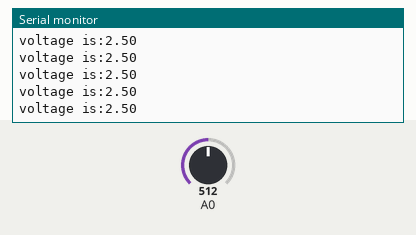
The sketch below on a simulated Arduino Uno, built with avr-gcc and run on an emulated ATmega328P. Shown: the last lines printed to the serial monitor. Inputs (shaded band) come from the test bench; at power-on: A0 = 512.

Above: at 1.2 s.
1.3 s: A0 set to 716
At 2.4 s:
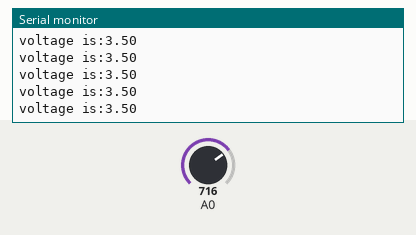
4.3 s: A0 set to 900
At 5.1 s:
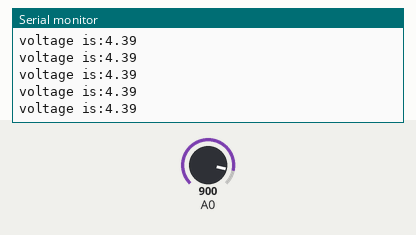
Timing chart, 0 to 7.3 s (numbered marks = the images above; inputs shaded):
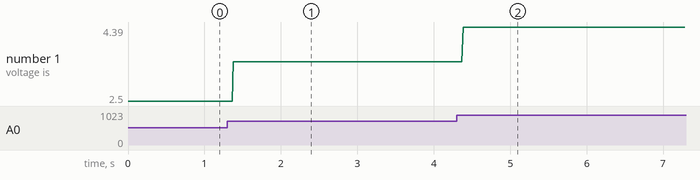

Measured:
- after the input at 1.3 s, the serial monitor: prints a new line after 0.08 s (image 1)
- after the input at 4.3 s, the serial monitor: prints a new line after 0.09 s (image 2)
- plotted number 1: 2.5 → 3.5 after the input at 1.3 s, 3.5 → 4.39 after the input at 4.3 s

The sketch:

volt_meter__1_.ino
```cpp
float vol=0;
int input=0;
void setup()
{
  pinMode(A0,INPUT);
  Serial.begin(9600); // starting the Serial Monitor

}
void loop()
{
  input=analogRead(A0); //analogRead function is used to recive analog data
  vol=(input*5.0)/1024.0;//formula using for perform action
  Serial.print("voltage is:");
  Serial.println(vol);
}
```
